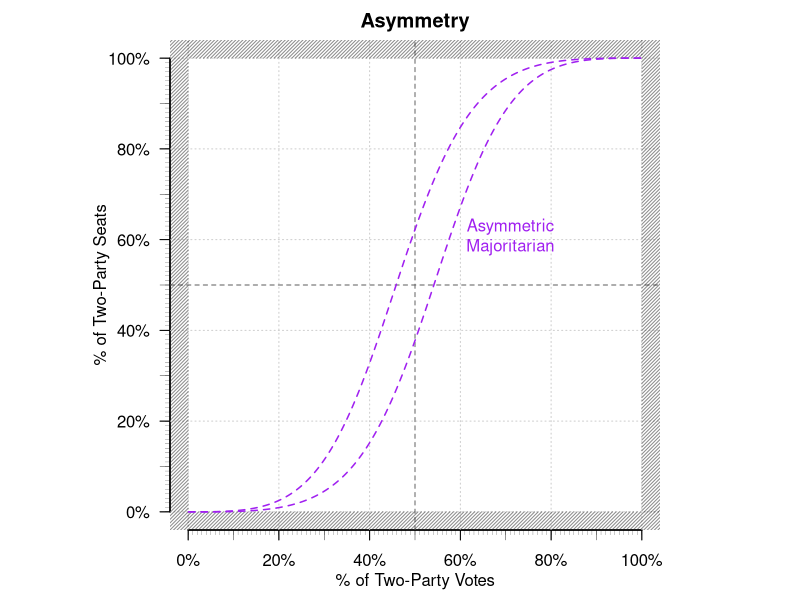

Write R code to recreate this figure.
'seatsvotes.plot' <- function(main="", ylim=c(0,1), xlim=c(0,1), xlab="Votes", ylab="Seats", xaxis=TRUE, yaxis=TRUE) 
	{
		par(pty="s", mar = c(2.5, 2, 2, 1), mgp = c(0.5, 0.5, 0))
		plot(1, 
		     type = "n", 
		     ylim=ylim, 
		     xlim=xlim,
		     xaxs="i",
		     yaxs="i",
		     ylab="", 
		     xlab="" , 
		     main=main, 
		     bty="n", 
		     axes=F)
			
		if (xaxis==TRUE) {
			axis(side=1, las=2, at=seq(0,1,0.1), labels=F, lwd.ticks=0.4)
			axis(side=1, las=2, at=seq(0,1,0.01), labels=F, lwd.ticks=0.2, tck=-0.01)
			axis(side=1, at=seq(0,1,0.1), labels=paste0(seq(0,100,10), "%"), cex.axis=0.5, col.axis="gray50")
			}
		if (yaxis==TRUE) {
			axis(side=2, las=2, at=seq(0,1,0.1), labels=F, lwd.ticks=0.4)
			axis(side=2, las=2, at=seq(0,1,0.01), labels=F, lwd.ticks=0.2, tck=-0.01)
			axis(side=2, las=2, at=seq(0,1,0.1), labels=paste0(seq(0,100,10), "%"), cex.axis=0.5, col.axis="gray50")
			}
	mtext(xlab, side=1, line = 1.5)
	mtext(ylab, side=2, line = 1.5)
	
		abline(v=.5, lty=3, col="gray40")
		abline(h=.5, lty=3, col="gray40")
		abline(0,1, lty=2, col="gray90")
		box()
			# rect(-.05,-.05,0,1.05, col = rgb(0.1,0.1,0.1,1/2), density=40, border = "transparent") #left
			# rect(0,0,1.05,-.05, col = rgb(0.1,0.1,0.1,1/2), density=40, border = "transparent") #bottom
			# rect(1,0,1.05,1.05, col = rgb(0.1,0.1,0.1,1/2), density=40, border = "transparent") #right
			# rect(0,1,1,1.05, col = rgb(0.1,0.1,0.1,1/2), density=40, border = "transparent") #top
	}

seatsvotes.axis <- function(xmin=0, xmax=1, ymin=0, ymax=1) {
	axis(side=1, las=2, at=seq(xmin,xmax,0.1), labels=F, lwd.ticks=0.4)
	axis(side=1, las=2, at=seq(xmin,xmax,0.01), labels=F, lwd.ticks=0.2, tck=-0.01)
	axis(side=1, at=seq(xmin,xmax,0.1), labels=paste0(seq(xmin*100,xmax*100,10), "%"), cex.axis=0.5, col.axis="gray50")
			
	axis(side=2, las=2, at=seq(ymin,ymax,0.1), labels=F, lwd.ticks=0.4)
	axis(side=2, las=2, at=seq(ymin,ymax,0.01), labels=F, lwd.ticks=0.2, tck=-0.01)
	axis(side=2, las=2, at=seq(ymin,ymax,0.1), labels=paste0(seq(ymin*100,ymax*100,10), "%"), cex.axis=0.5, col.axis="gray50")
			
	}

sv.hyp <- function(r, b, n = 1000){
  V  <- seq(from = 0.001,to = 0.999, length = n )
  LV <- log(V/(1-V))
  S  <- (1+exp(-b - r*LV))^-1

  dta <- cbind.data.frame(V,S)

  return(dta)
}
			# 	majoritarian.sv.dta <- sv.hyp(r = 3, b = 0)
			# 	proporional.sv.dta  <- sv.hyp(r = 1, b = 0)
			# 	negative.dv.dta     <- sv.hyp(r = 0.50, b = 0)
			# 	winner.sv.dta       <- sv.hyp(r = 10000, b = 0)
			# plot(cube, from=0, to=1, add=TRUE, lwd=1.5, col="gray50", lty=4)
			# plot(cube, from=0, to=1, add=TRUE, lwd=1, col="gray40", lty=5)
			# lines(majoritarian.sv.dta, lwd=1.5, col="gray50", lty=4)
			# lines(negative.dv.dta, lwd=1.5, col="gray50", lty=4)
			# lines(winner.sv.dta, lwd=1.5, col="gray50", lty=4)
			# lines(proporional.sv.dta, lwd=1.5, col="gray50", lty=4)
				# text(x =  0.23, y = 0.25, "PROPORTIONAL REPRESENTATION", srt=45, cex=1, col="gray50")
				# text(x =  0.35, y = 0.60, "Winner-take-all", srt=0, cex=1, col="dark green")
				# text(x =  0.61, y = 0.96, "Majoritarian", srt=0, cex=1, col="purple")
				# text(x =  0.76, y = 0.55, "Negative Bonus", srt=0, cex=1, col="orange")
sv_curve <- function(s,v, lwd=2, col="gray40") {
	reg <- summary(lm(log(sv(s)) ~ log(sv(v))))
	VOTES.tmp <- seq(0,1, by=.01)
	seatvotes <- reg$coefficients[2]*log(VOTES.tmp/(1 - VOTES.tmp)) + reg$coefficients[1]
	funct2 <- function (x) exp(seatvotes) / (1 + exp(seatvotes)) 
	plot(funct2, from=0.0, to=1, add=TRUE, lwd=lwd, col=col)

	## redraw so actual results on top
	#v.tmp <- round(mean.w(VOTES, POP), 3)
	#s.tmp <- round(sum(find.winner(VOTES) * SEATS)/sum(SEATS), 3)
	#points(v.tmp,s.tmp, cex=2, col="gray10", pch=19)
	#points(v.tmp,s.tmp, cex=.75, col="gray60", pch=15)
	#text(v.tmp,s.tmp, "Actual Election Results", cex=.6, pos=4)
	text(.23,.25, "PROPORTIONAL REPRESENTATION", srt=45, cex=.5, col="gray50")
	}
	


sv_hyp_plot <- function(r, b, n = 1000){
			  V  <- seq(from = 0.001,to = 0.999, length = n )
			  LV <- log(V/(1-V))
			  S  <- (1+exp(-b - r*LV))^-1
			  
			  dta <- cbind.data.frame(V,S)
			  
			  return(dta)
			}
# Examples
# svg("/Users/user/Downloads/asymmetry.svg", width=10, height=6)
				majoritarian.sv.dta <- sv.hyp(r = 3, b = 0.5)
				majoritarian.sv.dta2 <- sv.hyp(r = 3, b = -0.5)
					
					par(pty="s", mar=c(3.5,2.5,2,1))
					plot(0,0, ylim=c(0,1), xlim=c(0,1), type="p", pch=19, col="#FFFFFF", main="Asymmetry", xlab="", ylab="", bty="n", axes=F)
						axis(side=1, las=2, at=seq(0,1,0.1), labels=F, lwd.ticks=0.4)
						axis(side=1, las=2, at=seq(0,1,0.01), labels=F, lwd.ticks=0.2, tck=-0.01)
						axis(side=1, at=seq(0, 1, 0.2), labels=c("0%", "20%", "40%", "60%", "80%", "100%"))

						axis(side=2, las=2, at=seq(0,1,0.1), labels=F, lwd.ticks=0.4)
						axis(side=2, las=2, at=seq(0,1,0.01), labels=F, lwd.ticks=0.2, tck=-0.01)
						axis(side=2, las=2, at=seq(0,1, 0.2), labels=c("0%", "20%", "40%", "60%", "80%", "100%"))

							abline(v=seq(0,1,0.2), lty=3, col="gray80")
							abline(h=seq(0,1,0.2), lty=3, col="gray80")
							abline(v=0.5, lty=2, col="gray40")
							abline(h=0.5, lty=2, col="gray40")
							rect(-.05,-.05,0,1.05, col = rgb(0.1,0.1,0.1,1/2), density=40, border = "transparent") #left
							rect(0,0,1.05,-.05, col = rgb(0.1,0.1,0.1,1/2), density=40, border = "transparent") #bottom
							rect(1,0,1.05,1.05, col = rgb(0.1,0.1,0.1,1/2), density=40, border = "transparent") #right
							rect(0,1,1,1.05, col = rgb(0.1,0.1,0.1,1/2), density=40, border = "transparent") #top


							lines(majoritarian.sv.dta, lwd=1.5, col="purple", lty=2)
							lines(majoritarian.sv.dta2, lwd=1.5, col="purple", lty=2)
	
					text(x =  0.71, y = 0.61, "Asymmetric\nMajoritarian", srt=0, cex=1, col="purple")

						mtext(side=1, line=2, "% of Two-Party Votes", cex=1)
						mtext(side=2, line=3, "% of Two-Party Seats", cex=1)

# dev.off() 

	
